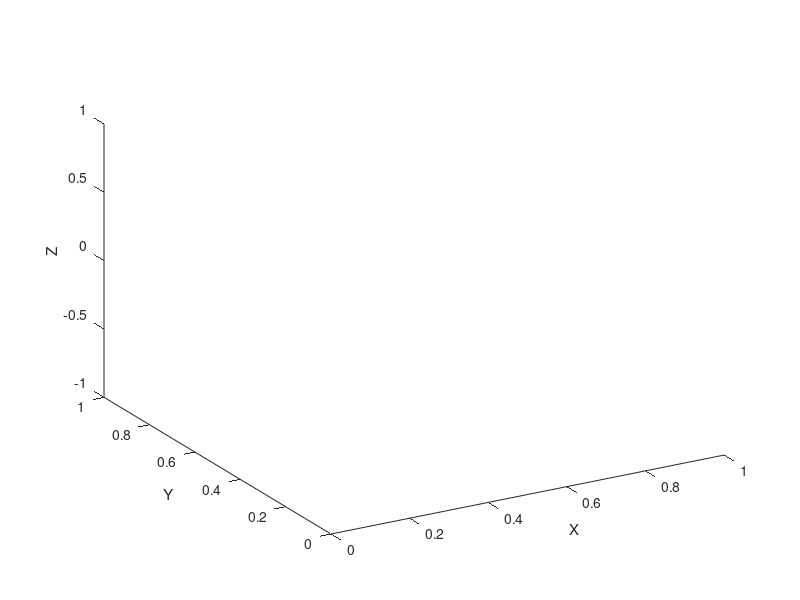

Write MATLAB code to recreate this figure. (Note: this script raises an error after producing the figure.)
function Workspace()

%Set's the size of the workspace
workspace = [-2.3 2.3 -2.3 2.3 0 2.3];
scale = 0.5;

%Set's the view angle of the workspace
view([-30,30])

hold on;
xlabel('X');
ylabel('Y');
zlabel('Z');

%Floor Surface
surf([-2.3,-2.3;2.3,2.3],[-2.3,2.3;-2.3,2.3],[0.01,0.01;0.01,0.01],...
    'CData',imread('Marble.jpeg'),'FaceColor','texturemap');

%Wall on ZX plane
surf([2.3,2.3;-2.3,-2.3],[2.3,2.3;2.3,2.3],[2.3,0.01;2.3,0.01],...
    'CData',imread('Wall.jpeg'),'FaceColor','texturemap');

 %Wall on ZY plane
surf([2.3,2.3;2.3,2.3],[-2.3,-2.3;2.3,2.3],[2.3,0.01;2.3,0.01],...
    'CData',imread('Wall.jpeg'),'FaceColor','texturemap');

%Import my Safety Features
PlaceObject('FenceA.ply', [-1.5,2.3,0.01]);
PlaceObject('FenceB.ply', [-0.9,-2,0.01]);

end
